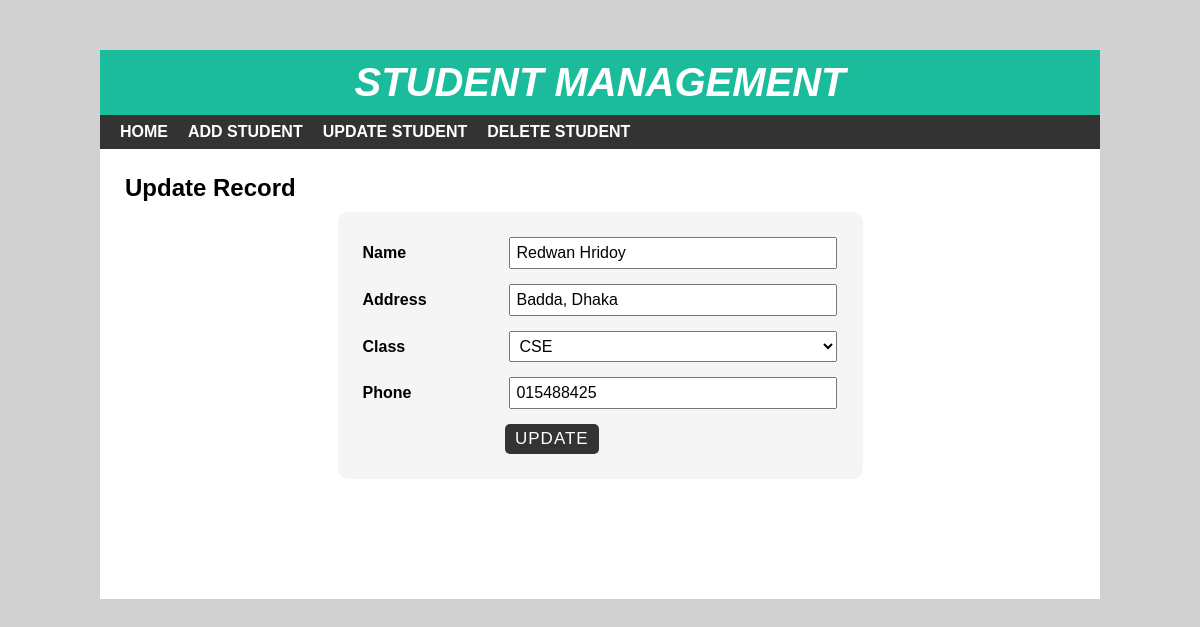
The app's page /edit.php?id=4 with its own data.
### tables this page shows
CREATE TABLE `students` (
  `sid` int(10) NOT NULL,
  `sname` varchar(50) NOT NULL,
  `saddress` varchar(100) NOT NULL,
  `sclass` int(10) NOT NULL,
  `sphone` varchar(12) NOT NULL
);

### edit.php (the view, shortened to what this page needs)
<?php include 'header.php'; ?>
<div id="main-content">
    <h2>Update Record</h2>
  <?php
      $conn = mysqli_connect('localhost','root','','crud-1');
      $id = $_GET['id'];
      $sql = "SELECT * FROM students WHERE sid={$id}";
      $result = mysqli_query($conn,$sql);
         if (mysqli_num_rows($result) >0) {
          while ($row = mysqli_fetch_assoc($result)) {
   ?>
    <form class="post-form" action="updatedata.php" method="post">
      <div class="form-group">
          <label>Name</label>
          <input type="text" name="sname" value="<?php echo $row['sname'] ?>"/>
      </div>
      <div class="form-group">
          <label>Address</label>
          <input type="text" name="saddress" value="<?php echo $row['saddress'] ?>"/>
      </div>
      <div class="form-group">
          <label>Class</label>
          <?php
             $sql1 = "SELECT * FROM studentclass";
             $result1 = mysqli_query($conn,$sql1);
            if (mysqli_num_rows($result1) >0) {
              echo "<select name='sclass'>";
             while ($row1 = mysqli_fetch_assoc($result1)) {
                if ($row['sclass'] == $row1['cid']) {
                  $select = "selected";
                }else{
                  $select =" ";
                }
                echo "<option {$select} value='{$row1['cid']}'>{$row1['cname']}</option>";
              }
              echo '</select>';
            }
  ?>
      </div>
      <div class="form-group">
          <label>Phone</label>
          <input type="text" name="sphone" value="<?php echo $row['sphone'] ?>"/>
      </div>
      <input class="submit" type="submit" value="Update"/>
    </form>
    <?php
     }
   }
 ?>
</div>
</div>
</body>
</html>

### css/style.css (style rules this page uses)
body { font:16px arial; margin: 0; padding: 0; background: #d1d1d1; }
#main-content { padding: 25px; min-height: 400px; }
#main-content h2 { margin: 0 0 10px; text-transform: capitalize; }
#main-content .post-form { width: 50%; padding: 25px; margin: 0 auto; background-color: #f5f5f5; border-radius: 10px; }
#main-content .post-form .form-group { margin: 0 0 15px; }
#main-content .post-form .form-group label { width: 30%; display: inline-block; font-weight: 600; }
#main-content .post-form .form-group input, #main-content .post-form .form-group select { font-size: 16px; width: 66%; display: inline-block; padding: 5px; margin: 0; }
#main-content .post-form .form-group select { width: 69%; }
#main-content .post-form .submit { font-size: 17px; letter-spacing: 1px; text-transform: uppercase; padding: 5px 10px; color: #fff; background-color: #333; border: none; border-radius: 5px; margin: 0 0 0 30%; cursor: pointer; transition: all 0.3s; }

### records on screen
students: sname "Redwan Hridoy", saddress "Badda, Dhaka", sphone "015488425"

### other values on screen
form field sclass "CSE"
